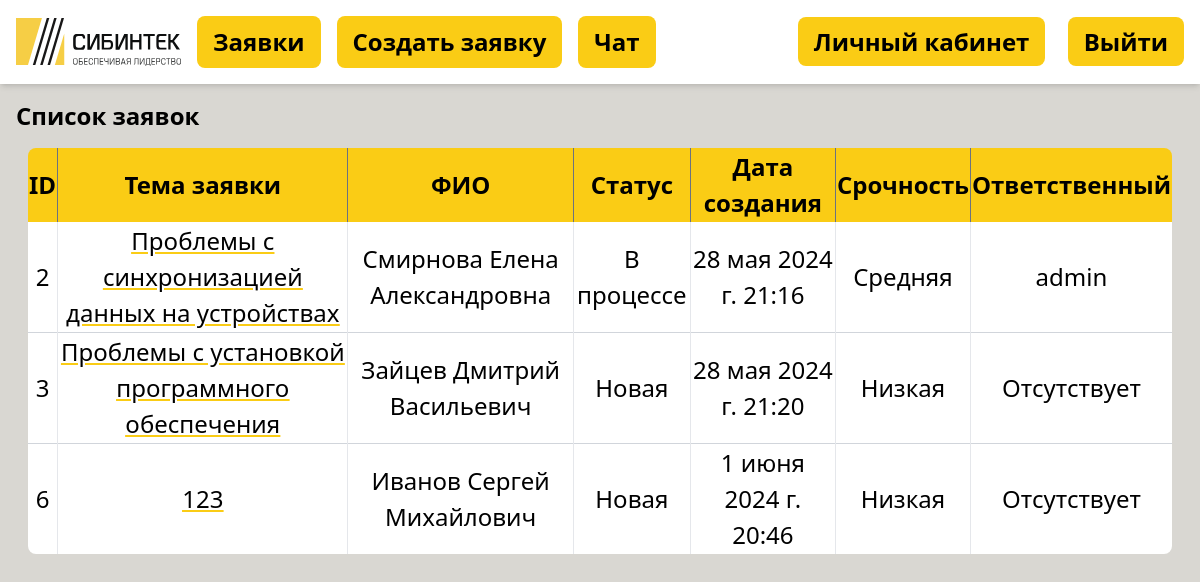
The app's page /tickets/ (signed in), older data.
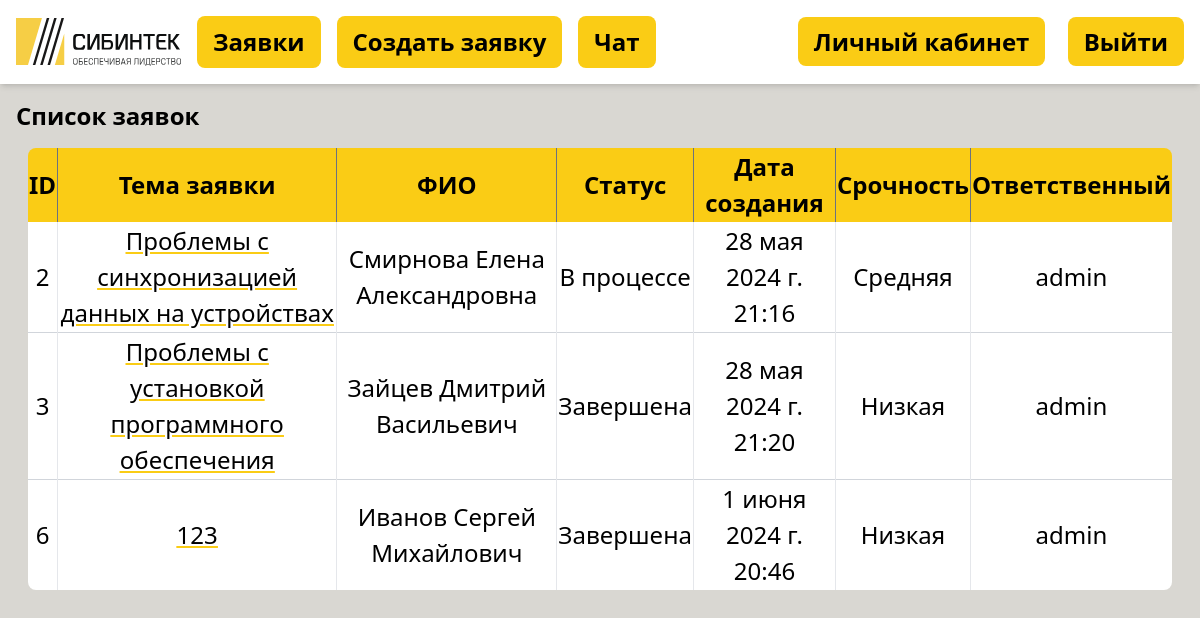
The same page, newer data.
### tickets/models.py (models this page shows, shortened)
class Ticket(models.Model):
    URGENCY_CHOICES = [
        ('Low', 'Низкая'),
        ('Medium', 'Средняя'),
        ('High', 'Высокая'),
    ]
    STATUS_CHOICES = [
        ('New', 'Новая'),
        ('In process', 'В процессе'),
        ('Done', 'Завершена'),
    ]
    user = models.ForeignKey(User, on_delete=models.CASCADE)
    responsible = models.ForeignKey(User, on_delete=models.SET_NULL, null=True, blank=True,
                                    related_name='responsible_tickets')
    subject = models.CharField(max_length=100)
    description = models.TextField()
    urgent = models.CharField(max_length=6, choices=URGENCY_CHOICES)
    status = models.CharField(max_length=20, choices=STATUS_CHOICES, default='New')
    created_at = models.DateTimeField(auto_now_add=True)
    def get_urgent_display(self):
        return dict(self.URGENCY_CHOICES).get(self.urgent, self.urgent)
    def get_status_display(self):
        return dict(self.STATUS_CHOICES).get(self.status, self.status)

### accounts/models.py (models this page shows)
class CustomUser(AbstractUser):
    company = models.CharField(max_length=100)
    phone = models.CharField(max_length=20)
    email = models.EmailField(unique=True)
    is_staff = models.BooleanField(default=False)

### tickets/views.py (the view)
# urls.py: path('', TicketListView.as_view(), name='inbox'),
class TicketListView(LoginRequiredMixin, ListView):
    model = Ticket
    template_name = 'tickets/tickets.html'
    context_object_name = 'tickets'
    def get_queryset(self):
        user = self.request.user
        if user.is_staff:
            return Ticket.objects.all()  # Для сотрудников
        else:
            return Ticket.objects.filter(user=user)  # Для обычных пользователей

### tickets/templates/tickets/tickets.html (shortened to what this page needs)
{% extends 'base.html' %}
{% load static %}
{% block content %}
    <h1 class="text-2xl font-bold m-4">Список заявок</h1>
    <div class="overflow-x-auto px-7">
        <table class="mx-auto min-w-full rounded-lg overflow-hidden">
            <thead class="bg-yellow-400">
                <tr class="divide-x divide-gray-500">
                    <th class="table-header">ID</th>
                    <th class="table-header">Тема заявки</th>
                    <th class="table-header">ФИО</th>
                    <th class="table-header">Статус</th>
                    <th class="table-header">Дата создания</th>
                    <th class="table-header">Срочность</th>
                    <th class="table-header">Ответственный</th>
                </tr>
            </thead>
            <tbody class="bg-white divide-y divide-gray-300 text-center">
                {% for ticket in tickets %}
                    <tr class="divide-x divide-gray-200">
                        <td class="table-cell text-center">{{ ticket.id }}</td>
                        <td class="table-cell underline underline-offset-5 decoration-yellow-400">
                            <a href="{% url 'ticket_detail' ticket.id %}">{{ ticket.subject }}</a>
                        </td>
                        <td class="table-cell">
                            <a href="{% url 'profile_detail' ticket.user.id %}">{{ ticket.user }}</a>
                        </td>
                        <td class="table-cell">{{ ticket.get_status_display }}</td>
                        <td class="table-cell">{{ ticket.created_at }}</td>
                        <td class="table-cell">{{ ticket.get_urgent_display }}</td>
                        <td class="table-cell">
                            {% if ticket.responsible %}
                                <a href="{% url 'profile_detail' ticket.responsible.id %}">{{ ticket.responsible }}</a>
                            {% else %}
                                Отсутствует
                            {% endif %}
                        </td>
                    </tr>
                {% empty %}
                    <tr>
                        <td colspan="7" class="text-center">Нет заявок</td>
                    </tr>
                {% endfor %}
            </tbody>
        </table>
    </div>
{% endblock %}

Row changes from the older to the newer data that the page shows:
changed Ticket "Проблемы с установкой программного обеспечения": status "Новая" → "Завершена"; responsible (not shown) → "admin"; no longer shows "Отсутствует"
changed Ticket "1 июня 2024 г. 20:46": status "Новая" → "Завершена"; responsible (not shown) → "admin"; no longer shows "Отсутствует"
